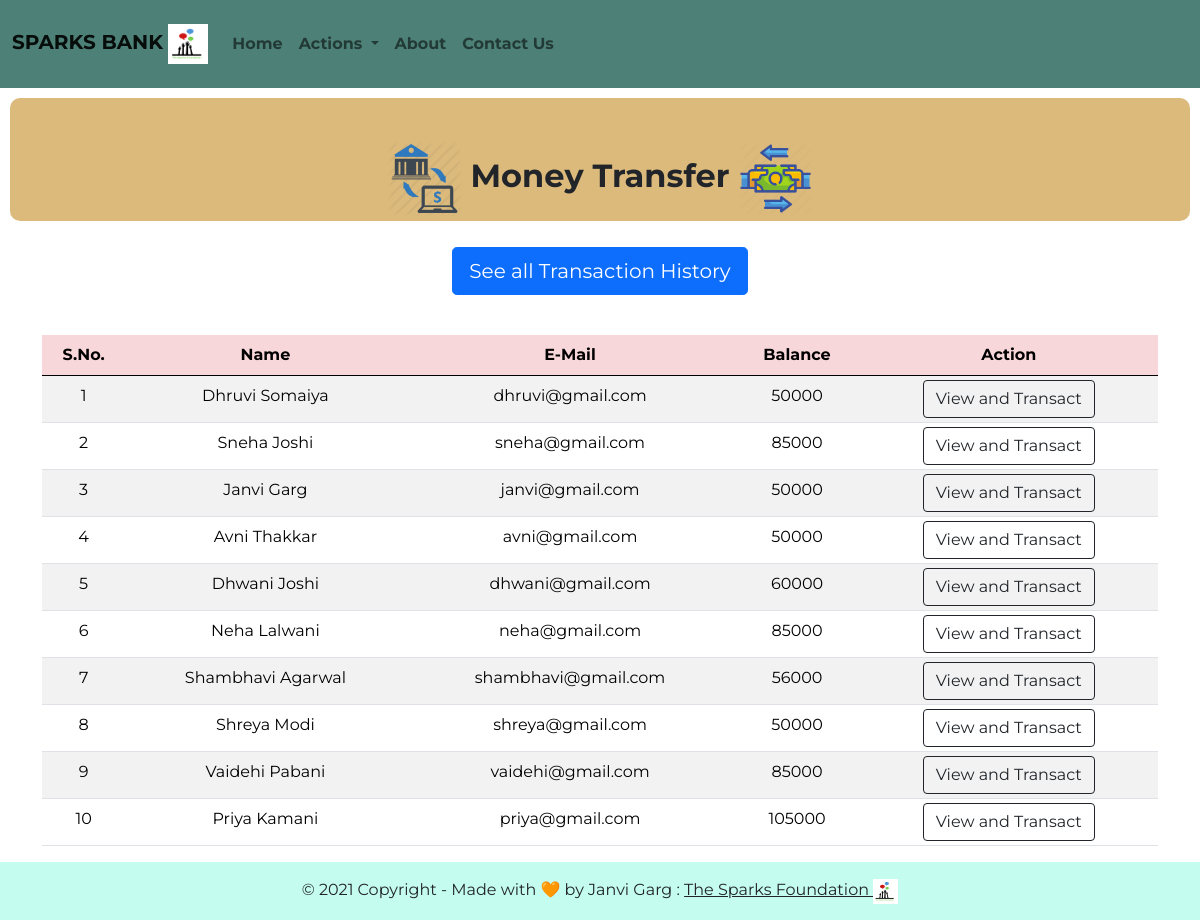
The app's page /php/money.php with its own data.
### tables this page shows
CREATE TABLE `users` (
  `id` int(3) NOT NULL,
  `name` text NOT NULL,
  `email` varchar(30) NOT NULL,
  `balance` int(8) NOT NULL
);

### php/money.php (the view, shortened to what this page needs)
<!doctype html>
<html lang="en">
<head>
    <link href="https://cdn.jsdelivr.net/npm/bootstrap@5.0.0-beta1/dist/css/bootstrap.min.css" rel="stylesheet">
    <link rel="stylesheet" href="css/style2.css">
    </head>
<body>
    <?php
    include 'connect.php';
    $sql = "SELECT * FROM users";
    $result = mysqli_query($conn, $sql);
    ?>
    <nav class="navbar py-2 navbar-expand-lg navbar-light" style="background-color: #4d8076;">
        <div class="container-fluid">
            <a class="navbar-brand" href="index.php"><strong>SPARKS BANK</strong> <img src="logos/tsf.png" width=40px heigth=40px/></a>
            <div class="collapse navbar-collapse" id="navbarSupportedContent">
                <ul class="navbar-nav me-auto mb-8 mb-lg-0">
                    <li class="nav-item py-3">
                        <a class="nav-link" aria-current="page" href="index.php"><strong>Home</strong></a>
                    </li>
                    <li class="nav-item dropdown py-3 active">
                        <a class="nav-link dropdown-toggle" href="#" id="navbarDropdown" role="button" data-bs-toggle="dropdown" aria-expanded="false">
                            <strong>Actions</strong>
                        </a>
                    </li>
                    <li class="nav-item py-3">
                        <a class="nav-link" href="https://www.thesparksfoundationsingapore.org/ " target="_blank"><strong>About</strong></a>
                    </li>
                    <li class="nav-item py-3">
                        <a class="nav-link" href="contact.php"><strong>Contact Us</strong></a>
                    </li>
                </ul>
            </div>
        </div>
    </nav>
    <class class="welcome">
        <h2 align=center>
            <br>
            <img src="logos/m1.webp" alt="Bank" width="75" height="75" style="font-weight: bold;"> <strong>Money Transfer</strong> <img src="logos/m2.webp" alt="Bank" width="75" height="75">
        </h2>
    </class>
    <div class="d-grip gap-2 col-6 mx-auto text-center p-3 mb-2">
        <a href="history.php"><button type="button" class="btn btn-primary btn-lg mb-3">See all Transaction History</button></a>
    </div>
    <div class="container">
        <div class="row text-center">
            <div class="col text-center">
                <div class="table-responsive-sm">
                    <table class="table table-hover table-striped table-sm">
                        <thead style="color : black;" class="table-danger">
                            <tr>
                                <th scope="col" class="text-center py-2">S.No.</th>
                                <th scope="col" class="text-center py-2">Name</th>
                                <th scope="col" class="text-center py-2">E-Mail</th>
                                <th scope="col" class="text-center py-2">Balance</th>
                                <th scope="col" class="text-center py-2">Action</th>
                            </tr>
                        </thead>
                        <tbody>
                            <?php
                            while ($rows = mysqli_fetch_assoc($result)) {
                            ?>
                                <tr style="color : black;">
                                    <td class="text-center py-2">
                                        <?php echo $rows['id'] ?>
                                    </td>
                                    <td class="text-center py-2">
                                        <?php echo $rows['name'] ?>
                                    </td>
                                    <td class="text-center py-2">
                                        <?php echo $rows['email'] ?>
                                    </td>
                                    <td class="text-center py-2">
                                        <?php echo $rows['balance'] ?>
                                    </td>
                                    <td><a href="users.php?id= <?php echo $rows['id']; ?>"> <button class="btn btn-outline-dark btn">View and Transact</button></a></td>
                                </tr>
                            <?php
                            }
                            ?>
                        </tbody>
                    </table>
                </div>
            </div>
        </div>
    </div>
    <div class="foot">
        <footer class="bg-light text-center text-lg-start">
              <div class="text-center p-3" style="background-color: #c4fcf0">
                © 2021 Copyright - Made with 🧡 by Janvi Garg :
                <a class="text-dark" href="https://www.thesparksfoundationsingapore.org/" target="_blank"> The Sparks
                    Foundation <img src="logos/tsf.png" width=25px heigth=25px/></a>
            </div>
        </footer>
    </div>
</body>
</html>

### css/style2.css (style rules this page uses)
* { font-family: 'Montserrat', sans-serif; }
.welcome h2 { margin: 10px; padding: 5px; text-align: center; background-color:rgba(216, 180, 112, 0.911) ; border-radius: 10px; }

### records on screen
users: id "1", name "Dhruvi Somaiya", email "dhruvi@gmail.com", balance "50000"
users: id "2", name "Sneha Joshi", email "sneha@gmail.com", balance "85000"
users: id "3", name "Janvi Garg", email "janvi@gmail.com", balance "50000"
users: id "4", name "Avni Thakkar", email "avni@gmail.com", balance "50000"
users: id "5", name "Dhwani Joshi", email "dhwani@gmail.com", balance "60000"
users: id "6", name "Neha Lalwani", email "neha@gmail.com", balance "85000"
users: id "7", name "Shambhavi Agarwal", email "shambhavi@gmail.com", balance "56000"
users: id "8", name "Shreya Modi", email "shreya@gmail.com", balance "50000"
users: id "9", name "Vaidehi Pabani", email "vaidehi@gmail.com", balance "85000"
users: id "10", name "Priya Kamani", email "priya@gmail.com", balance "105000"
